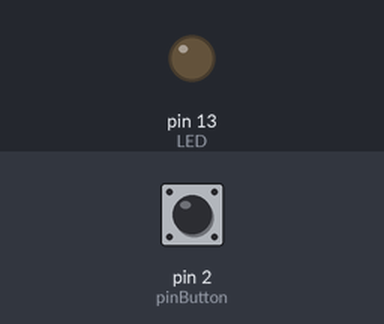
The sketch below on a simulated Arduino Uno, built with avr-gcc and run on an emulated ATmega328P. On the bench: output pins drawn as LEDs (lit = HIGH). Inputs (shaded band) come from the test bench; at power-on: pin 2 (pinButton) LOW.

Above: at 1.2 s.
1.3 s: pin 2 (pinButton) pulled HIGH for 0.15 s
At 2.6 s:
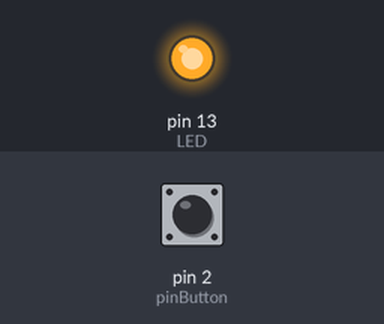
2.9 s: pin 2 (pinButton) pulled HIGH for 1 s
At 4.0 s:
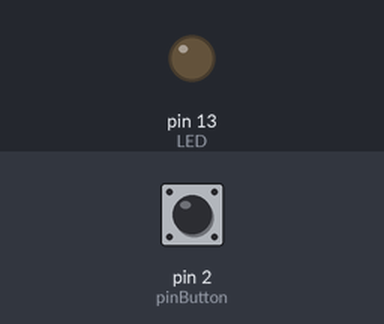
5.4 s: pin 2 (pinButton) pulled HIGH for 3.2 s
At 5.9 s:
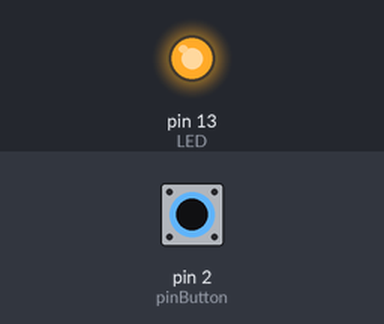
Timing chart, 0 to 8.4 s (numbered marks = the images above; inputs shaded):
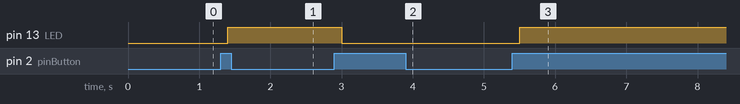

The sketch:

EXP_3.ino
```cpp
int pinButton = 2;
int LED = 13;
int reading=0;
int lightON=0;
int val=0;

void setup() {
  pinMode(pinButton, INPUT);
  pinMode(LED, OUTPUT);
}

void loop() {

  reading= digitalRead(pinButton);

  if(reading== HIGH && lightON== LOW ) {

    val=1-val;
    delay(100);

  }

  lightON=reading;


    if(val == HIGH){
      digitalWrite(LED,HIGH);
    }
  else {
       digitalWrite(LED,LOW);
    }

  delay(100);
}
```

Measured:
- after the input at 1.3 s, pin 13 (LED): LOW → HIGH after 0.10 s
- after the input at 2.9 s, pin 13 (LED): HIGH → LOW after 0.10 s
- after the input at 5.4 s, pin 13 (LED): LOW → HIGH after 0.10 s
